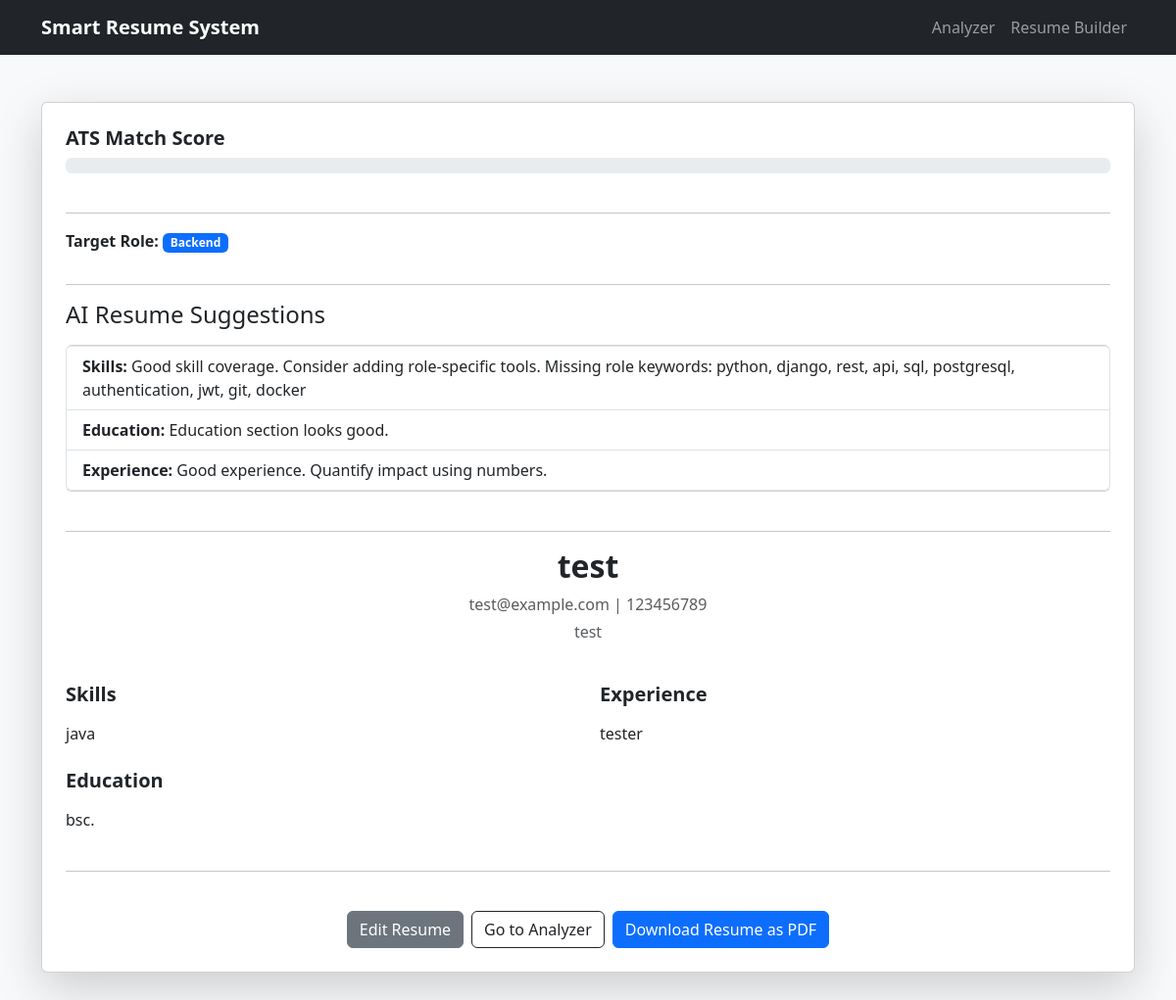
The app's page /preview_resume/1/ with its own data.
### resume_app/models.py (models this page shows, shortened)
class Resume(models.Model):
    ROLE_CHOICES = [
        ("backend", "Backend Developer"),
        ("data_analyst", "Data Analyst"),
        ("ai_engineer", "AI Engineer"),
    ]
    full_name = models.CharField(max_length=100)
    email = models.EmailField()
    phone = models.CharField(max_length=20)
    profile = models.CharField(
        max_length=255,
        blank=True,
        null=True,
        help_text="GitHub / LinkedIn / Portfolio link or username"
    )
    profile_summary = models.TextField(
        blank=True,
        null=True,
        help_text="Short professional summary shown at the top of the resume"
    )
    skills = models.TextField(blank=True)
    education = models.TextField(blank=True)
    experience = models.TextField(blank=True)
    role = models.CharField(
        max_length=20,
        choices=ROLE_CHOICES,
        default="backend"
    )

### resume_app/views.py (the view)
# urls.py: path('preview_resume/<int:resume_id>/', views.preview_resume, name='preview_resume'),
def preview_resume(request, resume_id):
    resume = get_object_or_404(Resume, id=resume_id)
    ats_keywords = ROLE_KEYWORDS.get(
        resume.role,
        ROLE_KEYWORDS["backend"]
    )
    combined_text = (
        f"{resume.profile_summary} "
        f"{resume.skills} {resume.education} {resume.experience}"
    )
    ats_score = calculate_ats_score(combined_text, ats_keywords)
    ai_output = generate_recommendations(
        resume.skills,
        resume.education,
        resume.experience,
        resume.role,
    )
    suggestions = {
        "skills": ai_output.get("skills"),
        "education": ai_output.get("education"),
        "experience": ai_output.get("experience"),
    }
    return render(
        request,
        "resume_app/preview_resume.html",
        {
            "resume": resume,
            "ats_score": ats_score,
            "selected_role": resume.role,
            "suggestions": suggestions,
        },
    )

### resume_app/ai_engine/ats_scorer.py (called while the page is built)
def calculate_ats_score(resume_text, keywords):
    if not resume_text or not keywords:
        return 0
    resume_words = set(resume_text.lower().split())
    matched = 0
    for kw in keywords:
        if kw.lower() in resume_words:
            matched += 1
    score = (matched / len(keywords)) * 100
    return round(score)

### resume_app/templates/resume_app/preview_resume.html (shortened to what this page needs)
<!DOCTYPE html>
<html>
<head>
    <link href="https://cdn.jsdelivr.net/npm/bootstrap@5.3.2/dist/css/bootstrap.min.css" rel="stylesheet">
</head>
<body class="bg-light">
    {% include "resume_app/navbar.html" %}
<div class="container my-5">
    <div class="card shadow-lg p-4">
        {% if ats_score != None %}
        <div class="mb-4">
            <h5 class="fw-bold">ATS Match Score</h5>
            <div class="progress">
            </div>
        </div>
        <hr>
        {% endif %}
        <div class="mb-3">
            <strong>Target Role:</strong>
            <span class="badge bg-primary">
                {{ selected_role|title }}
            </span>
        </div>
        <hr>
        {% if suggestions %}
        <h4>AI Resume Suggestions</h4>
        <ul class="list-group mt-2 mb-4">
            {% if suggestions.skills %}
            <li class="list-group-item">
                <strong>Skills:</strong> {{ suggestions.skills }}
            </li>
            {% endif %}
            {% if suggestions.education %}
            <li class="list-group-item">
                <strong>Education:</strong> {{ suggestions.education }}
            </li>
            {% endif %}
            {% if suggestions.experience %}
            <li class="list-group-item">
                <strong>Experience:</strong> {{ suggestions.experience }}
            </li>
            {% endif %}
        </ul>
        <hr>
        {% endif %}
        <div class="text-center mb-4">
            <h2 class="fw-bold">{{ resume.full_name }}</h2>
            <p class="text-muted mb-1">{{ resume.email }} | {{ resume.phone }}</p>
            {% if resume.profile %}
            <p class="text-muted">{{ resume.profile }}</p>
            {% endif %}
        </div>
        <div class="row">
            <div class="col-md-6">
                {% if resume.skills %}
                <div class="mb-4">
                    <h5 class="fw-bold">Skills</h5>
                    <p>{{ resume.skills|linebreaks }}</p>
                </div>
                {% endif %}
                {% if resume.education %}
                <div class="mb-4">
                    <h5 class="fw-bold">Education</h5>
                    <p>{{ resume.education|linebreaks }}</p>
                </div>
                {% endif %}
            </div>
            <div class="col-md-6">
                {% if resume.experience %}
                <div class="mb-4">
                    <h5 class="fw-bold">Experience</h5>
                    <p>{{ resume.experience|linebreaks }}</p>
                </div>
                {% endif %}
            </div>
        </div>
        <hr>
        <div class="d-flex gap-2 justify-content-center mt-4">
            <a href="{% url 'resume_builder' %}?resume_id={{ resume.id }}" class="btn btn-secondary">
                Edit Resume
            </a>
            <a href="{% url 'home' %}" class="btn btn-outline-dark">
                Go to Analyzer
            </a>
            <a href="{% url 'download_resume' resume.id %}" class="btn btn-primary">
                Download Resume as PDF
            </a>
        </div>
    </div>
</div>
</body>
</html>

### resume_app/templates/resume_app/navbar.html
<nav class="navbar navbar-expand-lg navbar-dark bg-dark mb-4">
    <div class="container">
        <a class="navbar-brand fw-bold" href="{% url 'home' %}">
            Smart Resume System
        </a>
        <div class="collapse navbar-collapse">
            <ul class="navbar-nav ms-auto">
                <li class="nav-item">
                    <a class="nav-link" href="{% url 'home' %}">
                        Analyzer
                    </a>
                </li>
                <li class="nav-item">
                    <a class="nav-link" href="{% url 'resume_builder' %}">
                        Resume Builder
                    </a>
                </li>
            </ul>
        </div>
    </div>
</nav>

### records on screen
Resume: role "Backend", full_name "test", email "test@example.com", phone "123456789", profile "test", skills "java", education "bsc.", experience "tester"

### other values on screen
{{ suggestions.skills }} "Good skill coverage. Consider adding role-specific tools. Missing role keywords: python, django, rest, api, sql, postgresql, authentication, jwt, git, docker"
{{ suggestions.education }} "Education section looks good."
{{ suggestions.experience }} "Good experience. Quantify impact using numbers."
